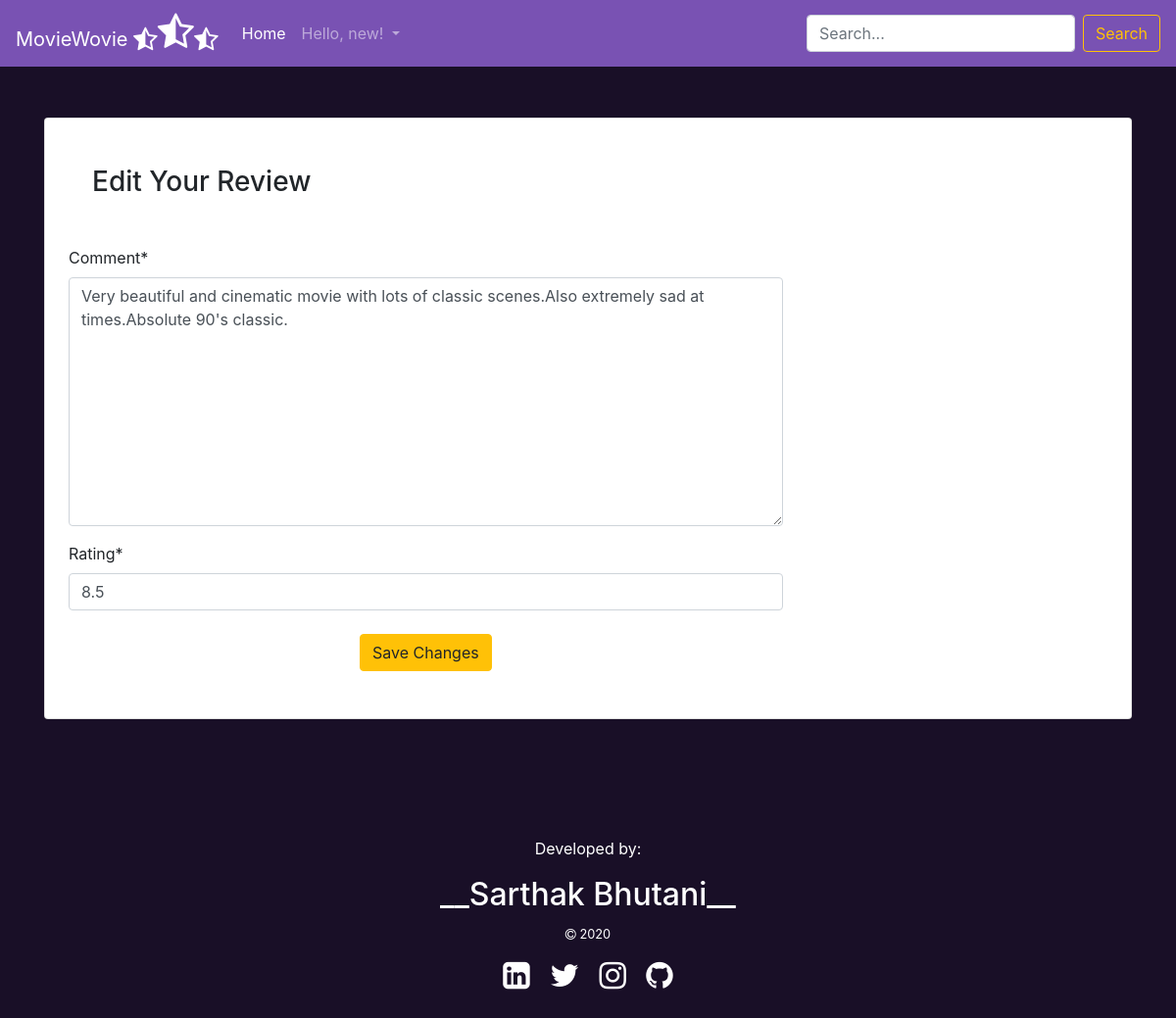
The page /editreview/2/3/ (signed in) on the database its author committed.
### main/models.py (models this page shows, shortened)
class Review(models.Model):
    movie = models.ForeignKey(Movie, on_delete=models.CASCADE)
    user = models.ForeignKey(User, on_delete=models.CASCADE)
    comment = models.TextField(max_length=1000)
    rating = models.FloatField(default=0)

### main/views.py (the view)
# urls.py: path('editreview/<int:movie_id>/<int:review_id>/', views.edit_review, name='edit_review'),
def edit_review(request, movie_id, review_id):
    if request.user.is_authenticated:
        movie = Movie.objects.get(id=movie_id)
        review = Review.objects.get(movie=movie, id=review_id)
        if request.user == review.user:
            if request.method == 'POST':
                form = ReviewForm(request.POST, instance=review)
                if form.is_valid():
                    data = form.save(commit=False)
                    if (data.rating > 10) or (data.rating < 0):
                        error = "Rating Out Of Range. Please give rating from 0 to 10."
                        return render(request, 'main/editreview.html', {'error':error, 'form':form})
                    else:
                        data.save()
                        return redirect("main:detail", movie_id)
            else:
                form = ReviewForm(instance=review)
            return render(request, "main/editreview.html", {'form':form})
        else:
            return redirect("main:detail", movie_id)
    else:
        return redirect("accounts:login")

### main/forms.py
class ReviewForm(forms.ModelForm):
    class Meta:
        model = Review
        fields = ('comment', 'rating')

### main/templates/main/editreview.html (shortened to what this page needs)
{% extends 'main/base.html' %}
{% load crispy_forms_tags %}
{% block content %}
<div class="container">
    <br><br><br><br><br>
    <div class="card">
        <div class="card-content">
            <h3 class="mx-5 mb-5 mt-5">Edit Your Review</h3>
            <form action="" method="POST">
                <div class="row">
                <div class="col-md-8 offset-2 mx-4">
                    {{ form|crispy }}
                <div class="text-center">
                    <button class="btn btn-warning mt-2 mb-5">Save Changes</button>
                </div>
            </div>
            </form>
        </div>
    </div>
</div>
{% endblock content %}

### main/templates/main/base.html (shortened to what this page needs)
{% load static %}
<!doctype html>
<html lang="en">
  <head>
    <link rel="stylesheet" href="https://cdnjs.cloudflare.com/ajax/libs/font-awesome/4.7.0/css/font-awesome.min.css">
    <link rel="stylesheet" href="https://stackpath.bootstrapcdn.com/bootstrap/4.5.2/css/bootstrap.min.css">
    <link rel="stylesheet" href="{% static 'css/main.css' %}" >
  </head>
  <body>
    <nav class="navbar navbar-expand-lg navbar-dark bd-navbar fixed-top">
        <a class="navbar-brand" href="{% url 'main:home' %}">MovieWovie&nbsp;<i class="fa fa-star-half-o fa-lg" aria-hidden="true"></i><i class="fa fa-star-half-o fa-2x" aria-hidden="true"></i><i class="fa fa-star-half-o fa-lg" aria-hidden="true"></i></a>
        <div class="collapse navbar-collapse " id="navbarSupportedContent">
          <ul class="navbar-nav mr-auto  ">
            <li class="nav-item active">
              <a class="nav-link" href="{% url 'main:home' %}">Home <span class="sr-only">(current)</span></a>
            </li>
            {% if user.is_authenticated %}
              <li class="nav-item dropdown">
                <a class="nav-link dropdown-toggle" href="#" id="navbarDropdown" role="button" data-toggle="dropdown" aria-haspopup="true" aria-expanded="false">
                  Hello, {{ user.username }}!
                </a>
              </li>
            {% endif %}
          </ul>
          <form class="form-inline my-2 my-lg-0" method="GET" action="{% url 'main:home' %}">
            <input class="form-control mr-sm-2" type="search" placeholder="Search..." aria-label="Search" name="title">
            <button class="btn btn-outline-warning my-2 my-sm-0" type="submit">Search</button>
          </form>
        </div>
      </nav>
    {% block content %}
    {% endblock content %}
    <br><br><br><br><br>
    <div class="text-white text-center">
      <p>
        Developed by:<h2>__Sarthak Bhutani__ </h2><small><i class="fa fa-copyright" aria-hidden="true"></i>&nbsp;2020</small></p>
        <p>
          <a href="https://www.linkedin.com/in/sarthak-bhutani-802a7114b/" class="text-white"><i class="fa fa-linkedin-square fa-2x mx-2" aria-hidden="true"></i></a>
          <a href="https://twitter.com/sarthakbhutani6" class="text-white"><i class="fa fa-twitter fa-2x mx-2" aria-hidden="true"></i></a>
          <a href="https://www.instagram.com/mausambhutani_official/" class="text-white"><i class="fa fa-instagram fa-2x mx-2 mb-5" aria-hidden="true"></i></a>
          <a href="https://github.com/mausambhutaniofficial" class="text-white"><i class="fa fa-github fa-2x mx-2 mb-5" aria-hidden="true"></i></a>
        </p></div>
  </body>
</html>

### main/static/css/main.css (style rules this page uses)
body { background-color: #190f27; }
.bd-navbar { background-color: #7952b3; }

### rows shown on the page
Review: comment "Very beautiful and cinematic movie with lots of classic scenes.Also extremely sad at times.Absolute 90's classic.", rating "8.5"

### other values the page prints
{{ user.username }} "new"
